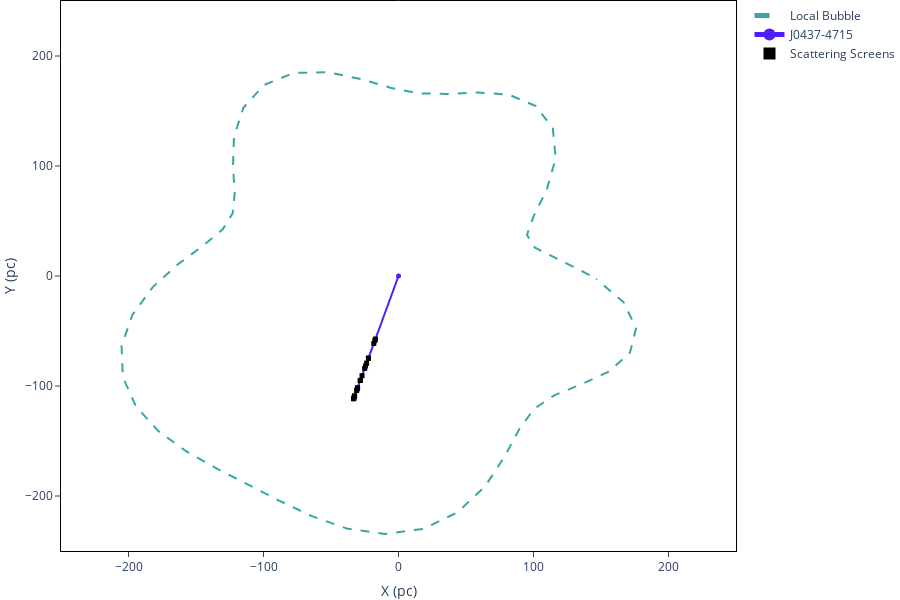

Notebook cell for this chart:
### Code cell
fig = go.Figure()

### FIGURE DATA ###

# Local Bubble 
fig.add_trace(go.Scatter(x=xy_x[::10], y=xy_y[::10],
                           line=dict(dash='dash',color=prism_colors[2]),name='Local Bubble')) # use 0.03 opacity for zoom figure

# spoke for J0437
fig.add_trace(go.Scatter(x=[0,J0437_coord.galactic.cartesian.x.value*1000],y=[0,J0437_coord.galactic.cartesian.y.value*1000],
                           marker=dict(color=plotly_colors[9],size=5,opacity=1),
                           line=dict(color=plotly_colors[9],width=2),name='J0437-4715'))

# screen locations for J0437
fig.add_trace(go.Scatter(x=J0437_scoordx*1000,y=J0437_scoordy*1000,mode='markers',
                           marker_symbol='square',marker=dict(color='black',size=5),name='Scattering Screens',
                           showlegend=True))

### FIGURE LAYOUT ###

# update range=[-300,300] for x and y axis range
fig.update_layout(
        xaxis = dict(range=[-250,250],showticklabels=True),
        yaxis = dict(range=[-250,250],showticklabels=True),
        xaxis_title='X (pc)',
        yaxis_title='Y (pc)',
        width=900,
        height=600,
        margin = {'l':0,'r':0,'t':0,'b':0})

fig.update_layout(legend={'itemsizing':'constant'})
fig.update_layout(plot_bgcolor='white')

fig.update_xaxes(
    mirror=True,
    ticks='outside',
    showline=True,
    linecolor='black'
)
fig.update_yaxes(
    mirror=True,
    ticks='outside',
    showline=True,
    linecolor='black'
)

### SHOW/SAVE IMAGE ###

#fig.write_image('J0437_LOS.pdf',scale=0.1) # save figure as pdf
fig.show()

### Figure 1 — Plotly figure (JSON) as saved in the notebook; plotly's stock layout.template omitted (floating-point values rounded to 4 significant figures)
{"data": [{"line": {"color": "rgb(56, 166, 165)", "dash": "dash"}, "name": "Local Bubble", "type": "scatter", "x": [141.6, 117.9, 100.8, 95.15, 100.1, 109.7, 116.4, 114.3, 101.8, 81.72, 58.57, 36.1, 15.32, -5.247, -27.67, -52.51, -77.79, -99.75, -114.9, -121.9, -122.6, -121.3, -122.8, -130.3, -144.5, -163.0, -182.0, -197.2, -205.1, -204.2, -194.6, -178.1, -157.4, -134.8, -112.0, -88.89, -64.69, -38.37, -10.08, 18.38, 44.05, 64.36, 78.74, 89.41, 100.4, 115.3, 134.9, 155.7, 171.4, 176.0, 166.7, 146.4], "y": [0.8687, 15.28, 25.92, 37.38, 54.28, 78.3, 106.8, 134.2, 154.5, 164.9, 166.9, 165.5, 166.0, 171.0, 179.0, 185.3, 184.6, 173.6, 152.9, 126.5, 99.37, 75.78, 57.16, 42.17, 27.82, 11.02, -10.06, -35.46, -63.6, -92.01, -118.3, -140.8, -159.3, -174.9, -189.4, -203.9, -218.0, -229.5, -234.5, -229.9, -214.6, -190.9, -163.9, -139.3, -120.8, -108.5, -98.76, -86.93, -69.78, -47.54, -23.68, -2.694]}, {"line": {"color": "#511CFB", "width": 2}, "marker": {"color": "#511CFB", "opacity": 1, "size": 5}, "name": "J0437-4715", "type": "scatter", "x": [0, -33.32], "y": [0, -111.7]}, {"marker": {"color": "black", "size": 5, "symbol": "square"}, "mode": "markers", "name": "Scattering Screens", "showlegend": true, "type": "scatter", "x": [-17.08, -17.53, -18.29, -22.27, -22.29, -23.62, -24.39, -25.04, -27.02, -28.3, -28.34, -30.31, -30.34, -30.61, -31.04, -32.52, -32.53, -32.79, -33.16, -33.2, -33.28], "y": [-57.27, -58.77, -61.35, -74.66, -74.74, -79.21, -81.78, -83.97, -90.62, -94.9, -95.02, -101.6, -101.7, -102.7, -104.1, -109.1, -109.1, -110.0, -111.2, -111.3, -111.6]}], "layout": {"height": 600, "legend": {"itemsizing": "constant"}, "margin": {"b": 0, "l": 0, "r": 0, "t": 0}, "plot_bgcolor": "white", "width": 900, "xaxis": {"linecolor": "black", "mirror": true, "range": [-250, 250], "showline": true, "showticklabels": true, "ticks": "outside", "title": {"text": "X (pc)"}, "type": "linear"}, "yaxis": {"linecolor": "black", "mirror": true, "range": [-250, 250], "showline": true, "showticklabels": true, "ticks": "outside", "title": {"text": "Y (pc)"}, "type": "linear"}}}
